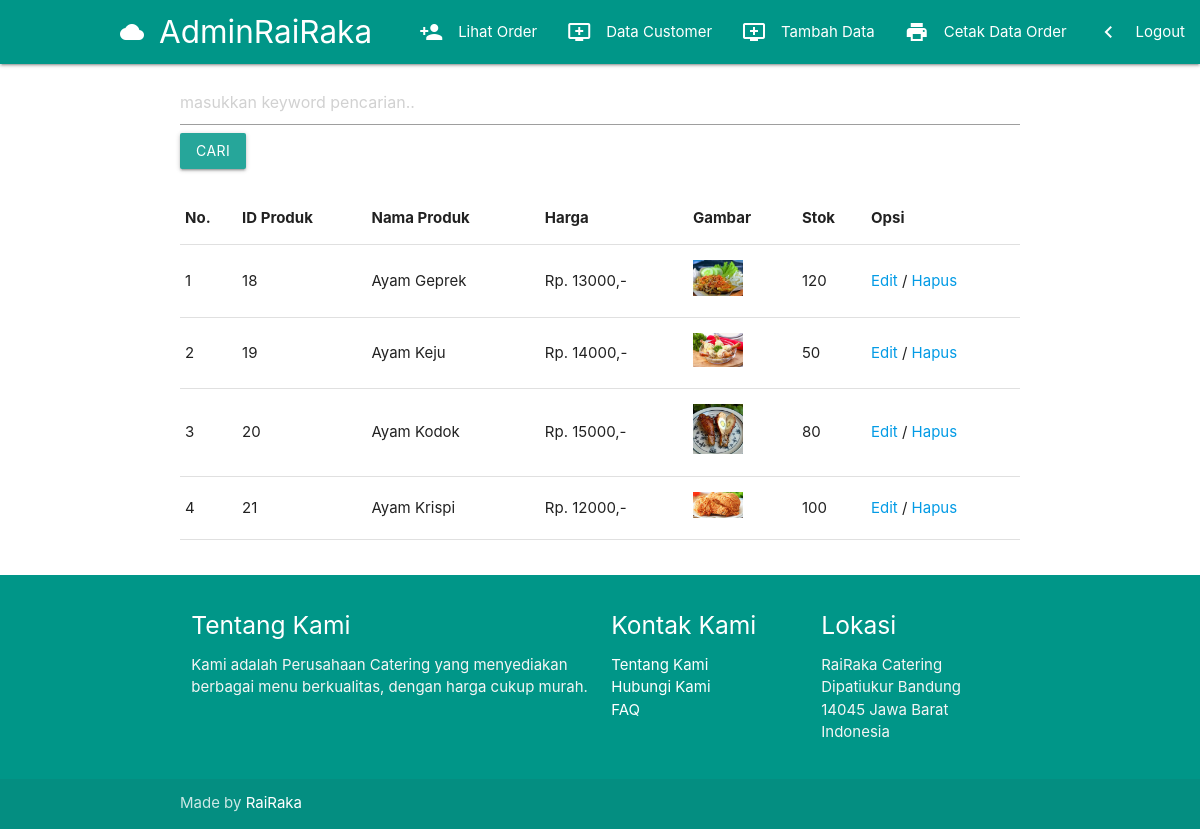
The page /admin/dashboard/index.php (signed in) on the database its author committed.
### tables this page shows
CREATE TABLE `posts` (
  `id_post` int(11) NOT NULL AUTO_INCREMENT,
  `title` varchar(255) DEFAULT NULL,
  `price` double DEFAULT NULL,
  `image` varchar(255) DEFAULT NULL,
  `created_at` timestamp NOT NULL DEFAULT CURRENT_TIMESTAMP ON UPDATE CURRENT_TIMESTAMP,
  `stock` int(11) DEFAULT NULL,
  `username_admin` varchar(255) DEFAULT NULL,
  PRIMARY KEY (`id_post`),
  KEY `posts_ibfk_1` (`username_admin`),
  CONSTRAINT `posts_ibfk_1` FOREIGN KEY (`username_admin`) REFERENCES `admin` (`username_admin`) ON DELETE CASCADE ON UPDATE CASCADE
);

### admin/dashboard/index.php (called while the page is built)
<?php
    include("headeradmin.php");
    if(isset($_GET['page'])){
        $page=$_GET['page'].".php";
    } else {
        $page="homeadmin.php";
    }
    include($page);
    include("footeradmin.php");
?>

### admin/dashboard/homeadmin.php (the view, shortened to what this page needs)
<div class="container">
	<div class="section">
		<div class="row">
			<form action="../../admin/dashboard/index.php" method="get">
				<input type="text" name="keyword" size="40" autofocus placeholder="masukkan keyword pencarian.." autocomplate="off" id="keyword">
				<input class="btn" type="submit" name="cari" id="tombol-cari" value="Cari">
			</form>
			<br>
			<table>
				<thead>
					<tr>
						<th>No.</th>
						<th>ID Produk</th>
						<th>Nama Produk</th>
						<th>Harga</th>
						<th>Gambar</th>
						<th>Stok</th>
						<th>Opsi</th>
					</tr>
				</thead>
				<tbody>
					<?php
	include '../../config/conn.php';
	if(isset($_GET['cari'])){
		$cari = $_GET['keyword'];
		$query = mysqli_query($conn,
		"SELECT * FROM posts WHERE title LIKE '%$cari%'
		OR price LIKE '%$cari%'
		OR id_post LIKE '%$cari%'
		OR stock LIKE '%$cari%'");
	}else{
		$query = mysqli_query($conn, "SELECT * FROM posts");
	}
	if(mysqli_num_rows($query) == 0){
		echo '<tr><td colspan="6">Tidak ada data!</td></tr>';
	}else{
		$no = 1;
		while($data = mysqli_fetch_assoc($query)){
			echo '<tr>';
				echo '<td>'.$no.'</td>';
				echo '<td>'.$data['id_post'].'</td>';
				echo '<td>'.$data['title'].'</td>';
				echo '<td>Rp. '.$data['price'].',-</td>';
				echo '<td><img src="../../assets/images/post/'.$data['image'].'"
				width=50></td>';
				echo '<td>'.$data['stock'].'</td>';
				echo '<td>
				<a href="../../admin/dashboard/edit.php?id='.$data['id_post'].'">Edit</a> /
				<a href="../../function/admin/delete.php?id='.$data['id_post'].'"
				onclick="return confirm(\'Yakin?\')">Hapus</a></td>';
			echo '</tr>';
			$no++;
		}
	}
?>
				</tbody>
			</table>
		</div>
	</div>
</div>

### rows shown on the page
posts: id_post "18", title "Ayam Geprek", price "13000", image (picture), stock "120"
posts: id_post "19", title "Ayam Keju", price "14000", image (picture), stock "50"
posts: id_post "20", title "Ayam Kodok", price "15000", image (picture), stock "80"
posts: id_post "21", title "Ayam Krispi", price "12000", image (picture), stock "100"
